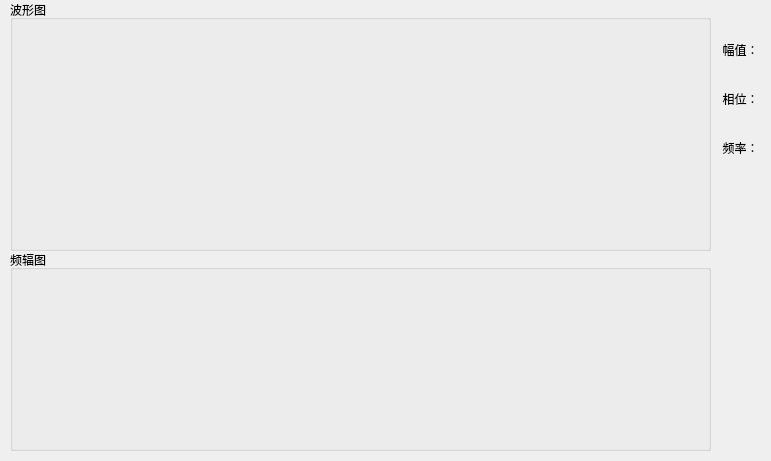
<?xml version="1.0" encoding="UTF-8"?>
<ui version="4.0">
 <class>SteadyWidget</class>
 <widget class="QWidget" name="SteadyWidget">
  <property name="geometry">
   <rect>
    <x>0</x>
    <y>0</y>
    <width>771</width>
    <height>461</height>
   </rect>
  </property>
  <property name="windowTitle">
   <string>Form</string>
  </property>
  <widget class="QGroupBox" name="groupBox">
   <property name="geometry">
    <rect>
     <x>10</x>
     <y>0</y>
     <width>701</width>
     <height>251</height>
    </rect>
   </property>
   <property name="title">
    <string>波形图</string>
   </property>
  </widget>
  <widget class="QWidget" name="layoutWidget">
   <property name="geometry">
    <rect>
     <x>710</x>
     <y>40</y>
     <width>61</width>
     <height>141</height>
    </rect>
   </property>
   <layout class="QVBoxLayout" name="verticalLayout_7">
    <item>
     <widget class="QLabel" name="label_14">
      <property name="text">
       <string>幅值：</string>
      </property>
      <property name="alignment">
       <set>Qt::AlignCenter</set>
      </property>
     </widget>
    </item>
    <item>
     <widget class="QLabel" name="amplitude">
      <property name="text">
       <string/>
      </property>
      <property name="alignment">
       <set>Qt::AlignCenter</set>
      </property>
     </widget>
    </item>
    <item>
     <widget class="QLabel" name="label_15">
      <property name="text">
       <string>相位：</string>
      </property>
      <property name="alignment">
       <set>Qt::AlignCenter</set>
      </property>
     </widget>
    </item>
    <item>
     <widget class="QLabel" name="phase">
      <property name="text">
       <string/>
      </property>
      <property name="alignment">
       <set>Qt::AlignCenter</set>
      </property>
     </widget>
    </item>
    <item>
     <widget class="QLabel" name="label_16">
      <property name="text">
       <string>频率：</string>
      </property>
      <property name="alignment">
       <set>Qt::AlignCenter</set>
      </property>
     </widget>
    </item>
    <item>
     <widget class="QLabel" name="frequency">
      <property name="text">
       <string/>
      </property>
      <property name="alignment">
       <set>Qt::AlignCenter</set>
      </property>
     </widget>
    </item>
   </layout>
  </widget>
  <widget class="QGroupBox" name="groupBox_4">
   <property name="geometry">
    <rect>
     <x>10</x>
     <y>250</y>
     <width>701</width>
     <height>201</height>
    </rect>
   </property>
   <property name="title">
    <string>频辐图</string>
   </property>
   <widget class="QCustomPlot" name="widget" native="true">
    <property name="geometry">
     <rect>
      <x>10</x>
      <y>20</y>
      <width>681</width>
      <height>171</height>
     </rect>
    </property>
   </widget>
  </widget>
 </widget>
 <customwidgets>
  <customwidget>
   <class>QCustomPlot</class>
   <extends>QWidget</extends>
   <header>qcustomplot.h</header>
   <container>1</container>
  </customwidget>
 </customwidgets>
 <resources/>
 <connections/>
</ui>
